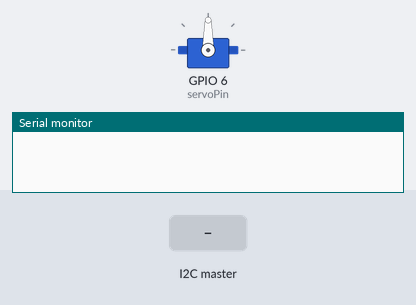
A sketch run on a simulated ESP32. Shown: servo, the last lines printed to the serial monitor. The test bench sets the inputs (shaded band).

Above: at 1.2 s.
1.3 s: the I2C master sends "O"
At 1.8 s:
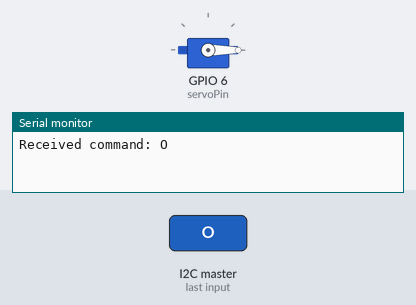
2.8 s: the I2C master sends "X"
At 4.2 s:
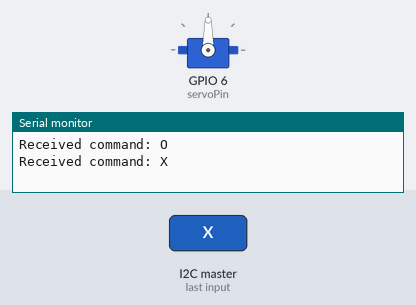
Timing chart, 0 to 5.8 s (numbered marks = the images above; inputs shaded):
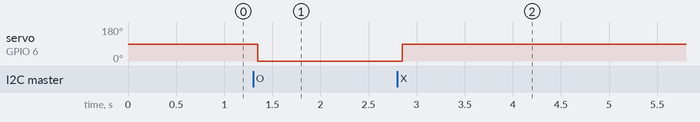

The sketch:

arduino_2_slave__servo_control_mg995_.ino
```cpp
//arduino-2(slave)-servo_control(mg995)

#include <Wire.h>
#include <Servo.h>

#define I2C_ADDRESS 0x08
const int servoPin = 6;

Servo myServo;
bool servoOn = false;
char lastCommand = '\0';

void setup() {
  Wire.begin(I2C_ADDRESS);
  Wire.onReceive(receiveEvent);
  Wire.onRequest(requestEvent);

  Serial.begin(9600);
  myServo.attach(servoPin);
//  myServo.write(90); // Stop servo initially
}

void loop() {
  if (servoOn) {
    myServo.write(-180); // Rotate in one direction
  } else {
    myServo.write(90); // Stop
  }
}

// Handle command from ESP32
void receiveEvent(int numBytes) {
  if (Wire.available()) {
    char cmd = Wire.read();
    lastCommand = cmd;

    if (cmd == 'O') {
      servoOn = true;
    } else if (cmd == 'X') {
      servoOn = false;
    }

    Serial.print("Received command: ");
    Serial.println(cmd);
  }
}

// Respond when ESP32 requests data
void requestEvent() {
  if (servoOn) {
    Wire.write("Servo: ON ");
  } else {
    Wire.write("Servo: OFF");
  }
}
```

Measured:
- after the input at 1.3 s, servo on GPIO 6 (servoPin): 90° → 0° after 0.05 s
- after the input at 2.8 s, servo on GPIO 6 (servoPin): 0° → 90° after 0.05 s
